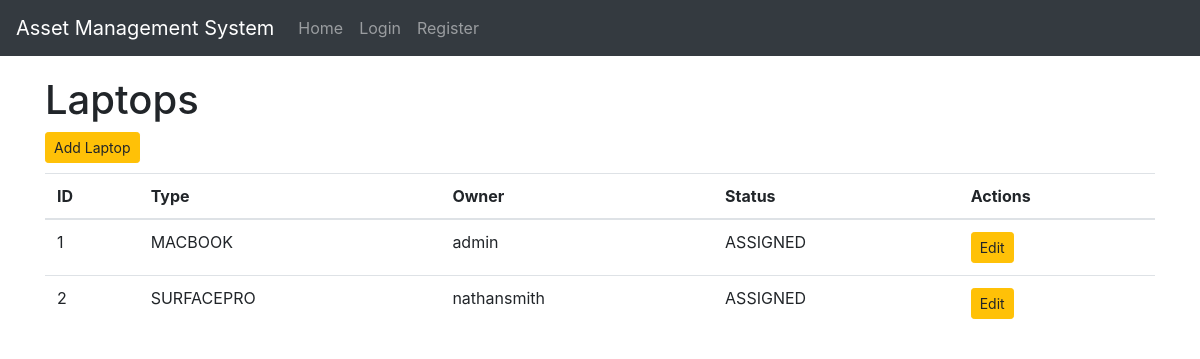
The page /display_laptops on the database as committed earlier.
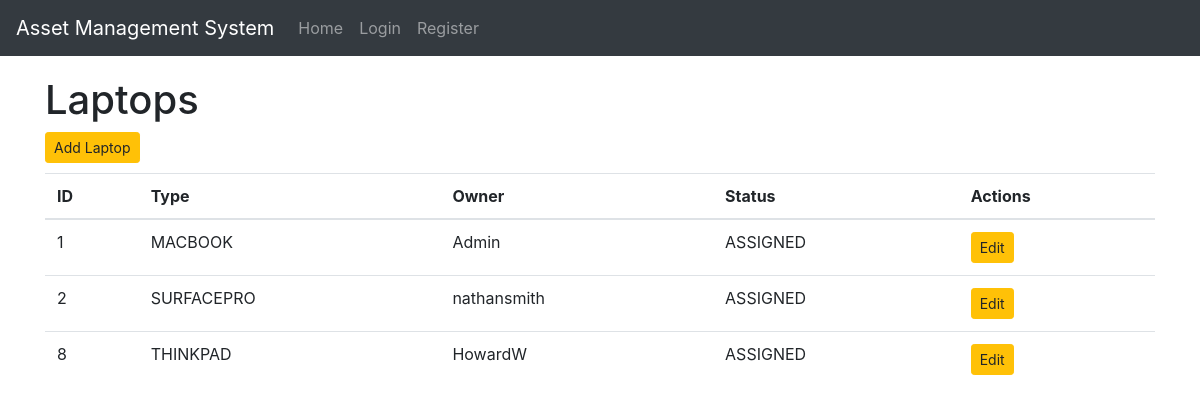
The same page on the database as committed later.
### inventory/models.py (models this page shows, shortened)
class Laptop(models.Model):
    type_choices = (
        ("SURFACEPRO", "Surface Pro"),
        ("MACBOOK", "MacBook"),
        ("THINKPAD", "Thinkpad"),
    )
    type = models.CharField(max_length=100, choices=type_choices, blank=False)
    owner = models.ForeignKey(User, blank=True, null=True, on_delete=models.CASCADE)
    status_choices = (
        ("AVAILABLE", "Device is available to be assigned"),
        ("ASSIGNED", "Device is assigned to a staff member"),
        ("SETUP_REQUIRED", "This device needs setting up before it can be assigned"),
    )
    status = models.CharField(max_length=100, choices=status_choices, blank=False)

### inventory/views.py (the view)
# urls.py: re_path(r"^display_laptops$", display_laptops, name="display_laptops"),
def display_laptops(request):
    items = Laptop.objects.all()
    context = {
        "items": items,
        "header": "Laptops",
    }
    return render(request, "inventory/index.html", context)

### inventory/templates/inventory/index.html (shortened to what this page needs)
{% extends 'inventory/base.html' %}
{% block body%}
    <h1>{{ header }}</h1>
    <div class="button-group">
        {% if header == "Laptops" %}
            <a href="{% url 'add_laptop' %}" class="btn btn-warning btn-sm" role="button">Add Laptop</a>
        {% elif header == "Mobiles" %}
            <a href="{% url 'add_mobile' %}" class="btn btn-warning btn-sm" role="button">Add Mobile</a>
        {% endif %}
    </div>
    {% if header == "Home" %}
        <h2>Welcome to the Asset Management System for NHSD</h2>
        {% if user.is_authenticated %}
            <p>Please select from one of the two following options</p>
            <a href="{% url 'display_laptops' %}" class="btn btn-primary btn-md" role="button">Laptops</a>
            <a href="{% url 'display_mobiles' %}" class="btn btn-primary btn-md" role="button">Mobiles</a>
        {% else %}
            <p>Please login or register an account to access this system</p>
            <a href="{% url 'login' %}" class="btn btn-primary btn-md" role="button">Login</a>
            <a href="{% url 'register_user' %}" class="btn btn-primary btn-md" role="button">Register</a>
        {% endif %}
    {% else %}
        <table class="table table-hover">
            <thead>
                <tr>
                    <th>ID</th>
                    <th>Type</th>
                    <th>Owner</th>
                    <th>Status</th>
                    <th>Actions</th>
                </tr>
            </thead>
            <tbody>
                {% for item in items %}
                    <tr>
                        <td>{{ item.pk }}</td>
                        <td>{{ item.type }}</td>
                        <td>{{ item.owner.username }}</td>
                        <td>{{ item.status }}</td>
                        {% if header == "Laptops" %}
                        <td>
                            <a href="{% url 'edit_laptop' item.pk %}" class="btn btn-warning btn-sm" role="button">Edit</a>
                        </td>
                        {% endif %}
                    </tr>
                {% endfor %}
            </tbody>
        </table>
    {% endif %}
{% endblock %}

Rows that differ between the two databases and show on the page:
changed through a linked row, Laptop "MACBOOK": owner.username "admin" → "Admin"
added Laptop: pk "8", type "THINKPAD", owner.username "HowardW", status "ASSIGNED"
